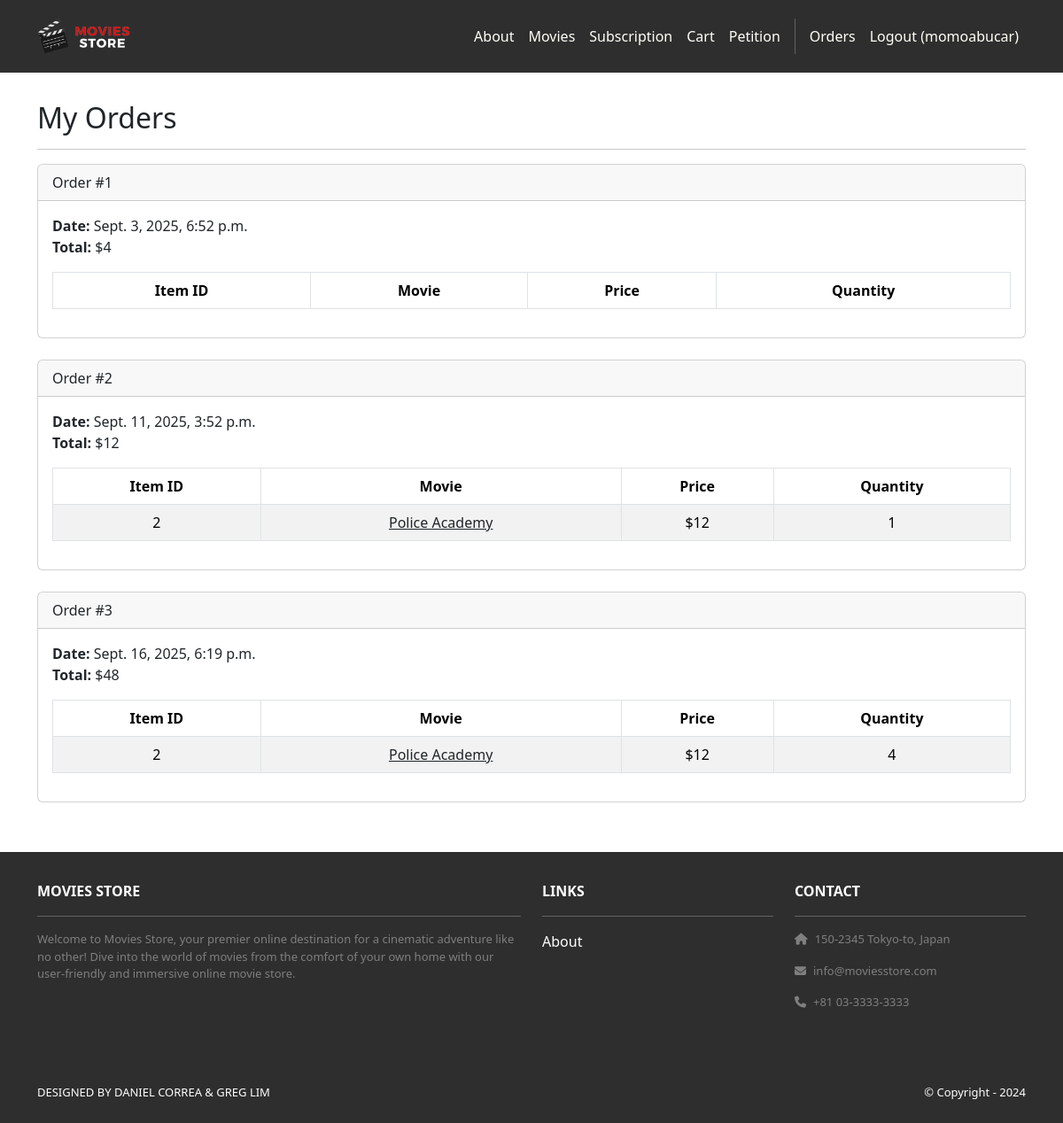
Page /accounts/orders/ (signed in) on the committed database.
### cart/models.py (models this page shows, shortened)
class Order(models.Model):
    id = models.AutoField(primary_key=True)
    total = models.IntegerField()
    date = models.DateTimeField(auto_now_add=True)
    user = models.ForeignKey(User,
        on_delete=models.CASCADE)

class Item(models.Model):
    id = models.AutoField(primary_key=True)
    price = models.IntegerField()
    quantity = models.IntegerField()
    order = models.ForeignKey(Order,
        on_delete=models.CASCADE)
    movie = models.ForeignKey(Movie,
        on_delete=models.CASCADE)

### movies/models.py (models this page shows, shortened)
class Movie(models.Model):
    id = models.AutoField(primary_key=True)
    name = models.CharField(max_length=255)
    price = models.IntegerField()
    description = models.TextField()
    image = models.ImageField(upload_to='movie_images/')
    votes = models.IntegerField(default=0)
    genre = models.CharField(max_length=255, null=True)

### accounts/views.py (the view)
# urls.py: path('orders/', views.orders, name='accounts.orders'),
@login_required
def orders(request):
    template_data = {}
    template_data['title'] = 'Orders'
    template_data['orders'] = request.user.order_set.all()
    return render(request, 'accounts/orders.html',
        {'template_data': template_data})

### accounts/templates/accounts/orders.html
{% extends 'base.html' %}
{% block content %}
<div class="p-3">
  <div class="container">
    <div class="row mt-3">
      <div class="col mx-auto mb-3">
        <h2>My Orders</h2>
        <hr />
        {% for order in template_data.orders %}
          <div class="card mb-4">
            <div class="card-header">
              Order #{{ order.id }}
            </div>
            <div class="card-body">
              <b>Date:</b> {{ order.date }}<br />
              <b>Total:</b> ${{ order.total }}<br />
              <table class="table table-bordered table-striped text-center mt-3">
                <thead>
                  <tr>
                    <th scope="col">Item ID</th>
                    <th scope="col">Movie</th>
                    <th scope="col">Price</th>
                    <th scope="col">Quantity</th>
                  </tr>
                </thead>
                <tbody>
                  {% for item in order.item_set.all %}
                  <tr>
                    <td>{{ item.movie.id }}</td>
                    <td>
                      <a class="link-dark" href="{% url 'movies.show' id=item.movie.id %}">
                        {{ item.movie.name }}
                      </a>
                    </td>
                    <td>${{ item.movie.price }}</td>
                    <td>{{ item.quantity }}</td>
                  </tr>
                  {% endfor %}
                </tbody>
              </table>
            </div>
          </div>
        {% empty %}
          <p>No orders found.</p>
        {% endfor %}
      </div>
    </div>
  </div>
</div>
{% endblock content %}

### moviestore/templates/base.html (shortened to what this page needs)
<!DOCTYPE html>
<html lang="en">
{% load static %}
<head>
  <link href="https://cdn.jsdelivr.net/npm/bootstrap@5.3.3/dist/css/bootstrap.min.css"
        rel="stylesheet">
  <link rel="stylesheet"
        href="https://cdnjs.cloudflare.com/ajax/libs/font-awesome/6.1.1/css/all.min.css">
  <link rel="stylesheet" type="text/css" href="{% static 'css/style.css' %}">
</head>
<body>
  <nav class="navbar navbar-dark bg-dark navbar-expand-lg p-3">
    <div class="container">
      <a class="navbar-brand" href="{% url 'home.index' %}">
        <img src="{% static 'img/logo.png' %}" alt="logo" height="40">
      </a>
      <div class="collapse navbar-collapse" id="navbarNavAltMarkup">
        <div class="navbar-nav ms-auto">
          <a class="nav-link" href="{% url 'home.about' %}">About</a>
          <a class="nav-link" href="{% url 'movies.index' %}">Movies</a>
          <a class="nav-link" href="{% url 'home.subs' %}">Subscription</a>
          <a class="nav-link" href="{% url 'cart.index' %}">Cart</a>
          <a class="nav-link" href="{% url 'home.petition' %}">Petition</a>
          {% if user.is_authenticated %}
            <a class="nav-link" href="{% url 'accounts.orders' %}">Orders</a>
            <a class="nav-link" href="{% url 'accounts.logout' %}">
              Logout ({{ user.username }})
            </a>
          {% else %}
            <a class="nav-link" href="{% url 'accounts.login' %}">Login</a>
            <a class="nav-link" href="{% url 'accounts.signup' %}">Sign Up</a>
          {% endif %}
        </div>
      </div>
    </div>
  </nav>
  {% block content %}
  {% endblock content %}
  <section class="p-3 ms-footer d-none d-md-block bg-dark text-white">
    <div class="container">
      <div class="row mt-3">
        <div class="col-md-6 mb-4">
          <b>MOVIES STORE</b>
          <hr>
          <p>
            Welcome to Movies Store, your premier online destination for a cinematic
            adventure like no other! Dive into the world of movies from the comfort
            of your own home with our user-friendly and immersive online movie store.
          </p>
        </div>
        <div class="col-md-3 mb-4">
          <b>LINKS</b>
          <hr>
          <a class="nav-link p-0" href="{% url 'home.about' %}">About</a>
        </div>
        <div class="col-md-3 mb-4">
          <b>CONTACT</b>
          <hr>
          <p><i class="fas fa-home me-2"></i>150-2345 Tokyo-to, Japan</p>
          <p><i class="fas fa-envelope me-2"></i>info@moviesstore.com</p>
          <p><i class="fas fa-phone me-2"></i>+81 03-3333-3333</p>
        </div>
      </div>
    </div>
  </section>
  <section class="p-3 ms-footer-bottom bg-dark text-white">
    <div class="container d-flex justify-content-between">
      <div class="me-5">
        <span>
          DESIGNED BY
          <a href="https://www.x.com/danielgarax" target="_blank" class="text-white">DANIEL CORREA</a> &
          <a href="https://www.x.com/greglim81" target="_blank" class="text-white">GREG LIM</a>
        </span>
      </div>
      <div>
        <span>© Copyright - 2024</span>
      </div>
    </div>
  </section>
</body>
</html>

### moviestore/static/css/style.css (style rules this page uses)
.navbar a.nav-link { color: #FFFEF6 !important; }
.bg-dark { background-color: #2E2E2E !important; }
.ms-footer { background-color: #202020; }
.ms-footer p { color: #7F7F7F; font-size: 13px; }
.ms-footer-bottom span { font-size: 13px; line-height: 38px; }
.ms-footer-bottom a { color: #6ab43e; text-decoration: none; }

### rows in the picture
Order: id "1", date "Sept. 3, 2025, 6:52 p.m.", total "4"
Order: id "2", date "Sept. 11, 2025, 3:52 p.m.", total "12"
Item: movie.id "2", movie.name "Police Academy", movie.price "12", quantity "1"
Order: id "3", date "Sept. 16, 2025, 6:19 p.m.", total "48"
Item: movie.id "2", movie.name "Police Academy", movie.price "12", quantity "4"

### other values in the picture
{{ user.username }} "momoabucar"
